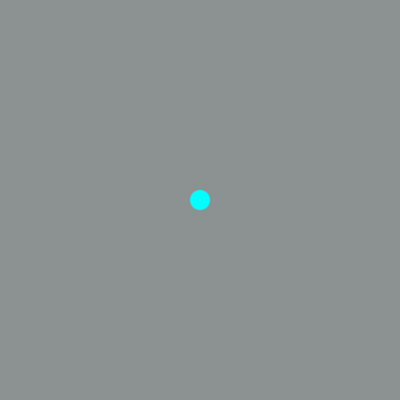
Frame 1 (no input)
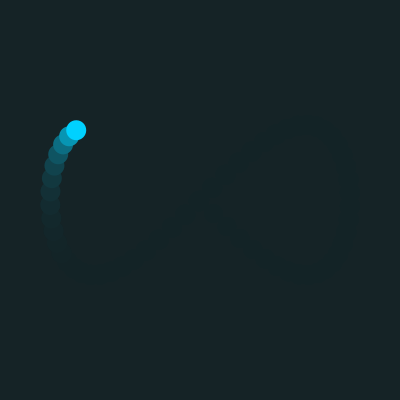
Frame 60 (the mouse pressed at the canvas centre just before this capture)
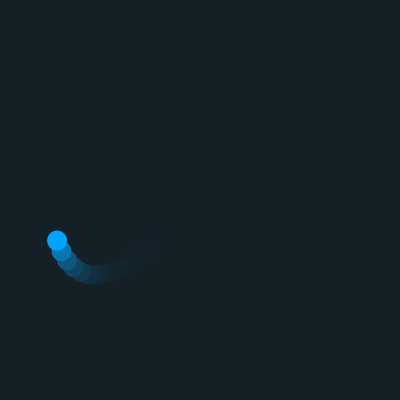
Frame 120 (the mouse held since frame 60 and released just before this capture)

The Processing sketch that drew these frames (run headless with seeded random() and noise(); from frame 60 on, the mouse is pressed at the canvas centre):

// Processing sketch: processing_180497
// ── processing_180497.pde

void setup() {
  size(400, 400);
  noStroke();
  colorMode(HSB, 100);
}

float a, b, c;

void draw() {
  //filter(ERODE);
  float fillEllipse = map(sin(c), -1, 1, 0, 100);
  fill(fillEllipse, 50, 15, 35);
  rect(0, 0, width, height);
    
  fill(fillEllipse, 100, 100);
  translate(width/2, height/2);
  ellipse(sin(a)*cos(c)*(150), cos(a)*sin(b)*(150), 20, 20);

  a = a + 0.09;
  b = b + 0.09;
  c = c + 0.001;
}
